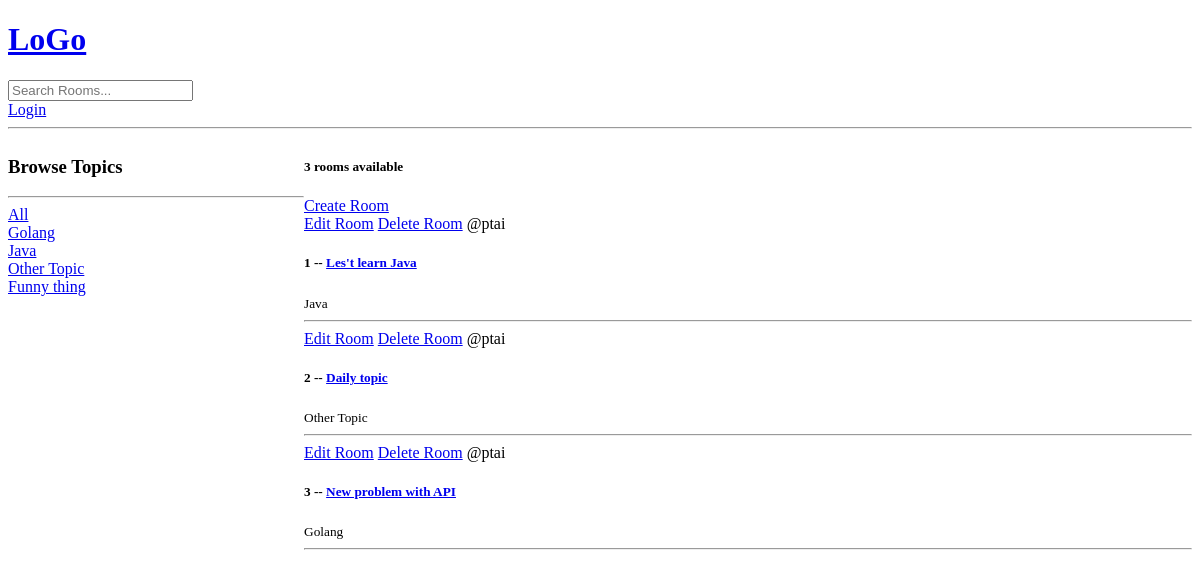
The app's page /, older data.
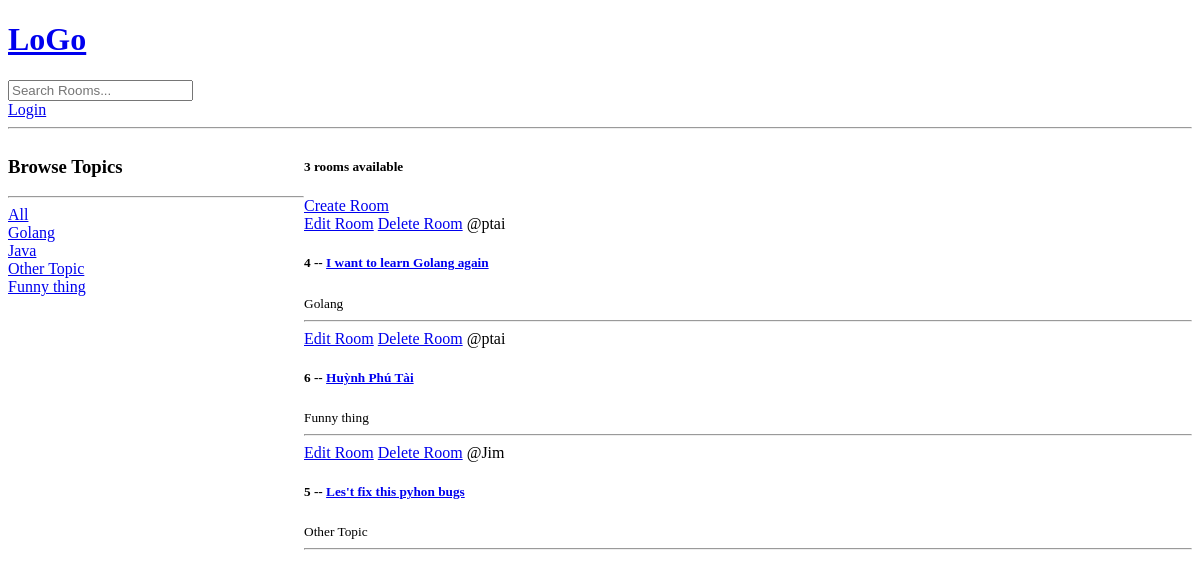
The same page, newer data.
### base/models.py (models this page shows, shortened)
class Topic(models.Model):
   name = models.CharField(max_length=200)

class Room (models.Model):
    name = models.CharField(max_length=200)
    host = models.ForeignKey(User, on_delete=models.SET_NULL, null=True)
    topic = models.ForeignKey(Topic, on_delete=models.SET_NULL, null=True)
    description = models.TextField(null=True, blank=True)
    updated = models.TimeField(auto_now = True)
    created = models.TimeField(auto_now_add=True)
    class Meta:
        ordering = ['-updated', '-created']

### base/views.py (the view)
# urls.py: path('', views.home, name="home"),
def home(request):
    q = request.GET.get('q') if request.GET.get('q') != None else ''
    rooms = Room.objects.filter(
        Q(topic__name__icontains=q) |
        Q(name__icontains=q) |
        Q(description__icontains=q)
    )
    topics = Topic.objects.all()
    room_count = rooms.count()
    context = {'rooms': rooms, 'topics': topics, 'room_count': room_count}
    return render(request, 'base/home.html', context)

### base/templates/base/home.html (shortened to what this page needs)
{% extends 'main.html'%}
{% block content %}
<div class="home-container">
    <div>
        <h3>Browse Topics</h3>
        <hr>
        <div>
            <a href="{% url 'home' %}">All</a>
        </div>
        {% for topic in topics %}
        <div>
            <a href="{% url 'home' %}?q={{topic.name}}">{{ topic.name }}</a>
        </div>
        {% endfor %}
    </div>
    <div>
        <div>
            <h5>{{room_count}} rooms available</h5>
        </div>
        <a href="{% url 'create-room' %}"> Create Room </a>
        {% for room in rooms %}
            <div>
                <a href="{% url 'update-room' room.id  %}">Edit Room</a>
                <a href="{% url 'delete-room' room.id  %}">Delete Room</a>
                <span>@{{room.host.username}}</span>
                <h5>{{room.id}} -- <a href="{% url 'room' room.id %}">{{room.name}}</a> </h5>
                <small>{{room.topic.name}}</small>
                <hr>
            </div>
        {% endfor %}
    </div>
</div>
{% endblock content %}

### templates/main.html (shortened to what this page needs)
<!DOCTYPE html>
<html>
<head>
</head>
<body>
    {% include 'navbar.html'%}
    {% block content%}
    {% endblock content%}
</body>
</html>

### templates/navbar.html
<a href="/">
    <h1> LoGo</h1>
</a>
<form method="GET" action="{% url 'home' %}">
    <input type="text" name= "q" placeholder="Search Rooms..." />
</form>
<a href="{% url 'login'%}">Login</a>
<hr>

### base/templates/base/home.html (style rules this page uses)
.home-container { display: grid; grid-template-columns: 1fr 3fr; }

Row changes from the older to the newer data that the page shows:
removed Room: host.username "ptai", id "1", name "Les't learn Java", topic.name "Java"
removed Room: host.username "ptai", id "2", name "Daily topic", topic.name "Other Topic"
removed Room: host.username "ptai", id "3", name "New problem with API", topic.name "Golang"
added Room: host.username "ptai", id "4", name "I want to learn Golang again", topic.name "Golang"
added Room: host.username "ptai", id "6", name "Huỳnh Phú Tài", topic.name "Funny thing"
added Room: host.username "Jim", id "5", name "Les't fix this pyhon bugs", topic.name "Other Topic"
